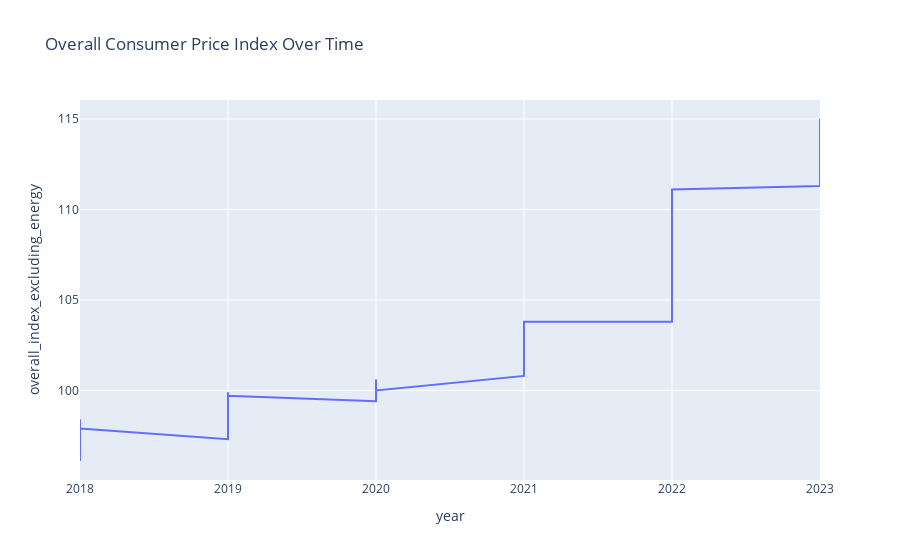
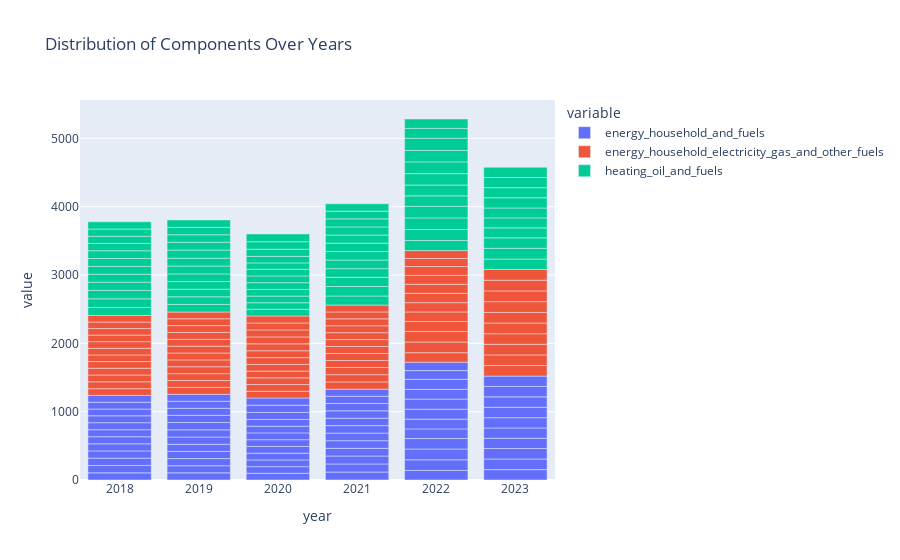

The code cell stored with these charts, in order, in its notebook:
### Markdown cell above
## Exploratory Data Analysis on Energy Data

### Code cell
cpi_sp_energy_data_df = pd.read_csv(data_files_path[6])

# Line plot for overall consumer price index over time
fig = px.line(cpi_sp_energy_data_df, x="year", y="overall_index_excluding_energy", title="Overall Consumer Price Index Over Time")
fig.show()

# Bar chart for distribution of components
fig = px.bar(cpi_sp_energy_data_df, x="year", y=["energy_household_and_fuels", "energy_household_electricity_gas_and_other_fuels", "heating_oil_and_fuels"],
            title="Distribution of Components Over Years")
fig.show()

### Figure 1 — Plotly figure (JSON) as saved in the notebook; plotly's stock layout.template omitted (floating-point values rounded to 4 significant figures)
{"data": [{"hovertemplate": "year=%{x}<br>overall_index_excluding_energy=%{y}<extra></extra>", "legendgroup": "", "line": {"color": "#636efa", "dash": "solid"}, "marker": {"symbol": "circle"}, "mode": "lines", "name": "", "orientation": "v", "showlegend": false, "type": "scatter", "x": [2023, 2023, 2023, 2023, 2023, 2023, 2023, 2023, 2023, 2023, 2022, 2022, 2022, 2022, 2022, 2022, 2022, 2022, 2022, 2022, 2022, 2022, 2021, 2021, 2021, 2021, 2021, 2021, 2021, 2021, 2021, 2021, 2021, 2021, 2020, 2020, 2020, 2020, 2020, 2020, 2020, 2020, 2020, 2020, 2020, 2020, 2019, 2019, 2019, 2019, 2019, 2019, 2019, 2019, 2019, 2019, 2019, 2019, 2018, 2018, 2018, 2018, 2018, 2018, 2018, 2018, 2018, 2018, 2018, 2018], "xaxis": "x", "y": [115, 114.9, 114.6, 114.5, 114.1, 113.7, 113.7, 113.2, 112.2, 111.3, 111.1, 110.4, 110, 109.4, 108.2, 107.8, 106.9, 106.8, 106.1, 105, 104.3, 103.8, 103.8, 103.4, 103.3, 103.1, 102.9, 102.8, 102.4, 102.2, 101.9, 101.6, 101.3, 100.8, 100, 99.9, 100, 99.9, 99.7, 99.7, 100.6, 100.6, 100.5, 100.1, 99.7, 99.4, 99.7, 99.1, 99.9, 99.8, 99.9, 99.9, 99.4, 99, 98.9, 98.1, 97.8, 97.3, 97.9, 97.5, 98.4, 98.4, 98.3, 98.3, 97.8, 97.8, 97.2, 97.2, 96.5, 96.1], "yaxis": "y"}], "layout": {"legend": {"tracegroupgap": 0}, "title": {"text": "Overall Consumer Price Index Over Time"}, "xaxis": {"anchor": "y", "domain": [0, 1], "title": {"text": "year"}}, "yaxis": {"anchor": "x", "domain": [0, 1], "title": {"text": "overall_index_excluding_energy"}}}}

### Figure 2 — Plotly figure (JSON) as saved in the notebook; plotly's stock layout.template omitted (floating-point values rounded to 4 significant figures)
{"data": [{"alignmentgroup": "True", "hovertemplate": "variable=energy_household_and_fuels<br>year=%{x}<br>value=%{y}<extra></extra>", "legendgroup": "energy_household_and_fuels", "marker": {"color": "#636efa", "pattern": {"shape": ""}}, "name": "energy_household_and_fuels", "offsetgroup": "energy_household_and_fuels", "orientation": "v", "showlegend": true, "textposition": "auto", "type": "bar", "x": [2023, 2023, 2023, 2023, 2023, 2023, 2023, 2023, 2023, 2023, 2022, 2022, 2022, 2022, 2022, 2022, 2022, 2022, 2022, 2022, 2022, 2022, 2021, 2021, 2021, 2021, 2021, 2021, 2021, 2021, 2021, 2021, 2021, 2021, 2020, 2020, 2020, 2020, 2020, 2020, 2020, 2020, 2020, 2020, 2020, 2020, 2019, 2019, 2019, 2019, 2019, 2019, 2019, 2019, 2019, 2019, 2019, 2019, 2018, 2018, 2018, 2018, 2018, 2018, 2018, 2018, 2018, 2018, 2018, 2018], "xaxis": "x", "y": [152, 154.7, 153.5, 150.4, 150.5, 150.8, 152.9, 151.9, 151.9, 151.9, 140.2, 155.8, 157.1, 153.2, 141.8, 142.3, 146.1, 147, 143.1, 146.7, 127.5, 123.4, 116.5, 118.6, 116.3, 112.2, 111.6, 111, 109.5, 108.5, 107.9, 107.9, 105.5, 103.9, 98.3, 97, 98.4, 98.2, 98.8, 99.2, 99.6, 97.8, 99, 102.7, 105.1, 106, 104.4, 104.5, 104.6, 104.6, 104.6, 105.6, 105.7, 107, 105.3, 103.2, 102.5, 102.3, 104.4, 108.6, 106.8, 105.8, 103.9, 103.2, 103.2, 102.8, 100.6, 99, 99.6, 100], "yaxis": "y"}, {"alignmentgroup": "True", "hovertemplate": "variable=energy_household_electricity_gas_and_other_fuels<br>year=%{x}<br>value=%{y}<extra></extra>", "legendgroup": "energy_household_electricity_gas_and_other_fuels", "marker": {"color": "#EF553B", "pattern": {"shape": ""}}, "name": "energy_household_electricity_gas_and_other_fuels", "offsetgroup": "energy_household_electricity_gas_and_other_fuels", "orientation": "v", "showlegend": true, "textposition": "auto", "type": "bar", "x": [2023, 2023, 2023, 2023, 2023, 2023, 2023, 2023, 2023, 2023, 2022, 2022, 2022, 2022, 2022, 2022, 2022, 2022, 2022, 2022, 2022, 2022, 2021, 2021, 2021, 2021, 2021, 2021, 2021, 2021, 2021, 2021, 2021, 2021, 2020, 2020, 2020, 2020, 2020, 2020, 2020, 2020, 2020, 2020, 2020, 2020, 2019, 2019, 2019, 2019, 2019, 2019, 2019, 2019, 2019, 2019, 2019, 2019, 2018, 2018, 2018, 2018, 2018, 2018, 2018, 2018, 2018, 2018, 2018, 2018], "xaxis": "x", "y": [154.1, 155.7, 155.9, 154.9, 155.4, 156.2, 157.1, 157.1, 156.8, 157.1, 139, 155.7, 154, 146.5, 139.9, 135.9, 136.3, 133.1, 129.7, 128.9, 118.6, 115.1, 106.4, 105.9, 104.7, 102.7, 102.1, 101.9, 101.6, 101.3, 101.1, 101.3, 101, 100.7, 98.5, 98, 98.2, 98.3, 98.8, 99, 100.8, 101.1, 101.5, 101.7, 102.1, 102, 100.8, 100.7, 100.8, 100.8, 100.3, 100.4, 100.1, 100.9, 100.5, 99.9, 99.7, 99.2, 98.4, 100.7, 99.8, 98.8, 97.5, 97, 97, 97.1, 96.3, 95.6, 95.5, 96.1], "yaxis": "y"}, {"alignmentgroup": "True", "hovertemplate": "variable=heating_oil_and_fuels<br>year=%{x}<br>value=%{y}<extra></extra>", "legendgroup": "heating_oil_and_fuels", "marker": {"color": "#00cc96", "pattern": {"shape": ""}}, "name": "heating_oil_and_fuels", "offsetgroup": "heating_oil_and_fuels", "orientation": "v", "showlegend": true, "textposition": "auto", "type": "bar", "x": [2023, 2023, 2023, 2023, 2023, 2023, 2023, 2023, 2023, 2023, 2022, 2022, 2022, 2022, 2022, 2022, 2022, 2022, 2022, 2022, 2022, 2022, 2021, 2021, 2021, 2021, 2021, 2021, 2021, 2021, 2021, 2021, 2021, 2021, 2020, 2020, 2020, 2020, 2020, 2020, 2020, 2020, 2020, 2020, 2020, 2020, 2019, 2019, 2019, 2019, 2019, 2019, 2019, 2019, 2019, 2019, 2019, 2019, 2018, 2018, 2018, 2018, 2018, 2018, 2018, 2018, 2018, 2018, 2018, 2018], "xaxis": "x", "y": [153, 157, 153.2, 146.2, 145.5, 145.1, 149.7, 147.8, 148.3, 149.2, 147, 161.9, 169.4, 170.4, 152.5, 158.6, 166.8, 171.7, 167.1, 180.1, 142.9, 137.4, 132.6, 138.7, 134.8, 126.8, 125.9, 124.9, 121.7, 119.6, 118.2, 118.1, 112.4, 108.9, 98.3, 95.2, 97.8, 97.2, 98.2, 99.1, 97.8, 93.4, 95.9, 104.5, 109.9, 112.8, 110.7, 111.2, 111.6, 112, 112, 114.7, 115.3, 118.7, 114.5, 109.7, 108.3, 108.3, 116.4, 127.2, 122.9, 120.9, 116.3, 114.6, 114.9, 113.6, 108, 104.2, 105.7, 106.6], "yaxis": "y"}], "layout": {"barmode": "relative", "legend": {"title": {"text": "variable"}, "tracegroupgap": 0}, "title": {"text": "Distribution of Components Over Years"}, "xaxis": {"anchor": "y", "domain": [0, 1], "title": {"text": "year"}}, "yaxis": {"anchor": "x", "domain": [0, 1], "title": {"text": "value"}}}}
